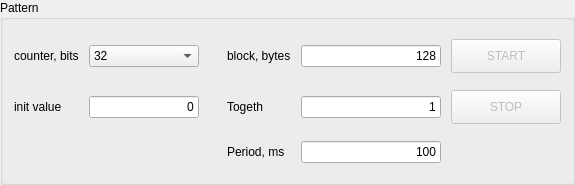
                  <widget class="QGroupBox" name="udpPatternGroupBox">
                    <property name="minimumSize">
                      <size>
                        <width>0</width>
                        <height>185</height>
                      </size>
                    </property>
                    <property name="title">
                      <string>Pattern</string>
                    </property>
                    <layout class="QGridLayout" name="udpPatternGridLayout">
                      <property name="horizontalSpacing">
                        <number>10</number>
                      </property>
                      <property name="verticalSpacing">
                        <number>9</number>
                      </property>
                      <item row="0" column="0">
                        <widget class="QLabel" name="udpCounterBitsLabel">
                          <property name="text">
                            <string>counter, bits</string>
                          </property>
                          <property name="buddy">
                            <cstring>udpCounterBitsComboBox</cstring>
                          </property>
                        </widget>
                      </item>
                      <item row="0" column="1">
                        <widget class="QComboBox" name="udpCounterBitsComboBox">
                          <property name="minimumSize">
                            <size>
                              <width>110</width>
                              <height>0</height>
                            </size>
                          </property>
                          <property name="currentIndex">
                            <number>2</number>
                          </property>
                          <item>
                            <property name="text">
                              <string>8</string>
                            </property>
                          </item>
                          <item>
                            <property name="text">
                              <string>16</string>
                            </property>
                          </item>
                          <item>
                            <property name="text">
                              <string>32</string>
                            </property>
                          </item>
                          <item>
                            <property name="text">
                              <string>64</string>
                            </property>
                          </item>
                        </widget>
                      </item>
                      <item row="0" column="2">
                        <spacer name="udpPatternMiddleSpacerTop">
                          <property name="orientation">
                            <enum>Qt::Horizontal</enum>
                          </property>
                          <property name="sizeType">
                            <enum>QSizePolicy::Fixed</enum>
                          </property>
                          <property name="sizeHint" stdset="0">
                            <size>
                              <width>18</width>
                              <height>20</height>
                            </size>
                          </property>
                        </spacer>
                      </item>
                      <item row="0" column="3">
                        <widget class="QLabel" name="udpBlockBytesLabel">
                          <property name="text">
                            <string>block, bytes</string>
                          </property>
                          <property name="buddy">
                            <cstring>udpBlockBytesLineEdit</cstring>
                          </property>
                        </widget>
                      </item>
                      <item row="0" column="4">
                        <widget class="QLineEdit" name="udpBlockBytesLineEdit">
                          <property name="minimumSize">
                            <size>
                              <width>140</width>
                              <height>0</height>
                            </size>
                          </property>
                          <property name="text">
                            <string>128</string>
                          </property>
                          <property name="maxLength">
                            <number>10</number>
                          </property>
                          <property name="alignment">
                            <set>Qt::AlignRight|Qt::AlignTrailing|Qt::AlignVCenter</set>
                          </property>
                          <property name="placeholderText">
                            <string>Block size</string>
                          </property>
                        </widget>
                      </item>
                      <item row="0" column="5">
                        <widget class="QPushButton" name="udpStartButton">
                          <property name="minimumSize">
                            <size>
                              <width>110</width>
                              <height>34</height>
                            </size>
                          </property>
                          <property name="enabled">
                            <bool>false</bool>
                          </property>
                          <property name="text">
                            <string>START</string>
                          </property>
                        </widget>
                      </item>
                      <item row="1" column="0">
                        <widget class="QLabel" name="udpInitValueLabel">
                          <property name="text">
                            <string>init value</string>
                          </property>
                          <property name="buddy">
                            <cstring>udpInitValueLineEdit</cstring>
                          </property>
                        </widget>
                      </item>
                      <item row="1" column="1">
                        <widget class="QLineEdit" name="udpInitValueLineEdit">
                          <property name="text">
                            <string>0</string>
                          </property>
                          <property name="maxLength">
                            <number>20</number>
                          </property>
                          <property name="alignment">
                            <set>Qt::AlignRight|Qt::AlignTrailing|Qt::AlignVCenter</set>
                          </property>
                          <property name="placeholderText">
                            <string>0 or 0x...</string>
                          </property>
                        </widget>
                      </item>
                      <item row="1" column="2">
                        <spacer name="udpPatternMiddleSpacerBottom">
                          <property name="orientation">
                            <enum>Qt::Horizontal</enum>
                          </property>
                          <property name="sizeType">
                            <enum>QSizePolicy::Fixed</enum>
                          </property>
                          <property name="sizeHint" stdset="0">
                            <size>
                              <width>18</width>
                              <height>20</height>
                            </size>
                          </property>
                        </spacer>
                      </item>
                      <item row="1" column="5">
                        <widget class="QPushButton" name="udpStopButton">
                          <property name="minimumSize">
                            <size>
                              <width>110</width>
                              <height>34</height>
                            </size>
                          </property>
                          <property name="enabled">
                            <bool>false</bool>
                          </property>
                          <property name="text">
                            <string>STOP</string>
                          </property>
                        </widget>
                      </item>
                      <item row="1" column="3">
                        <widget class="QLabel" name="udpTogetherLabel">
                          <property name="text">
                            <string>Togeth</string>
                          </property>
                          <property name="buddy">
                            <cstring>udpTogetherLineEdit</cstring>
                          </property>
                        </widget>
                      </item>
                      <item row="1" column="4">
                        <widget class="QLineEdit" name="udpTogetherLineEdit">
                          <property name="minimumSize">
                            <size>
                              <width>140</width>
                              <height>0</height>
                            </size>
                          </property>
                          <property name="text">
                            <string>1</string>
                          </property>
                          <property name="maxLength">
                            <number>10</number>
                          </property>
                          <property name="alignment">
                            <set>Qt::AlignRight|Qt::AlignTrailing|Qt::AlignVCenter</set>
                          </property>
                          <property name="placeholderText">
                            <string>Packets per burst</string>
                          </property>
                        </widget>
                      </item>
                      <item row="2" column="3">
                        <widget class="QLabel" name="udpPeriodMsLabel">
                          <property name="text">
                            <string>Period, ms</string>
                          </property>
                          <property name="buddy">
                            <cstring>udpPeriodMsLineEdit</cstring>
                          </property>
                        </widget>
                      </item>
                      <item row="2" column="4">
                        <widget class="QLineEdit" name="udpPeriodMsLineEdit">
                          <property name="minimumSize">
                            <size>
                              <width>140</width>
                              <height>0</height>
                            </size>
                          </property>
                          <property name="text">
                            <string>100</string>
                          </property>
                          <property name="maxLength">
                            <number>10</number>
                          </property>
                          <property name="alignment">
                            <set>Qt::AlignRight|Qt::AlignTrailing|Qt::AlignVCenter</set>
                          </property>
                          <property name="placeholderText">
                            <string>Period in ms</string>
                          </property>
                        </widget>
                      </item>
                      <item row="2" column="5">
                        <spacer name="udpPatternRightBottomSpacer">
                          <property name="orientation">
                            <enum>Qt::Horizontal</enum>
                          </property>
                          <property name="sizeHint" stdset="0">
                            <size>
                              <width>110</width>
                              <height>20</height>
                            </size>
                          </property>
                        </spacer>
                      </item>
                    </layout>
                  </widget>
